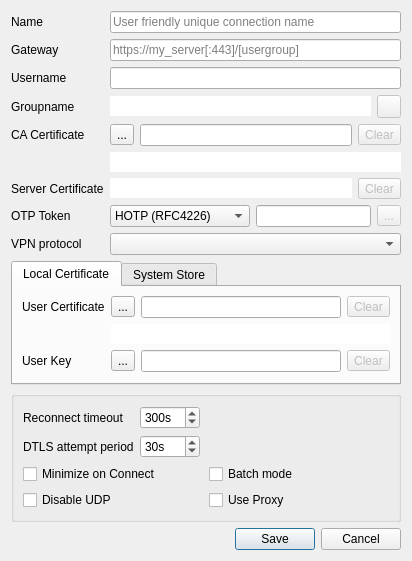
<?xml version="1.0" encoding="UTF-8"?>
<ui version="4.0">
 <class>EditDialog</class>
 <widget class="QDialog" name="EditDialog">
  <property name="geometry">
   <rect>
    <x>0</x>
    <y>0</y>
    <width>412</width>
    <height>549</height>
   </rect>
  </property>
  <property name="windowTitle">
   <string>Edit</string>
  </property>
  <layout class="QVBoxLayout" name="verticalLayout">
   <item>
    <layout class="QFormLayout" name="settingsProfileLayout">
     <property name="fieldGrowthPolicy">
      <enum>QFormLayout::ExpandingFieldsGrow</enum>
     </property>
     <item row="0" column="0">
      <widget class="QLabel" name="nameLabel">
       <property name="text">
        <string>Name</string>
       </property>
      </widget>
     </item>
     <item row="0" column="1">
      <widget class="QLineEdit" name="nameEdit">
       <property name="toolTip">
        <string>This is a friendly name to distinguish the connection</string>
       </property>
       <property name="placeholderText">
        <string>User friendly unique connection name</string>
       </property>
      </widget>
     </item>
     <item row="1" column="0">
      <widget class="QLabel" name="gatewayLabel">
       <property name="text">
        <string>Gateway</string>
       </property>
      </widget>
     </item>
     <item row="1" column="1">
      <widget class="QLineEdit" name="gatewayEdit">
       <property name="toolTip">
        <string>Specify the hostname to connect to; a port may be specified after the host separated with a colon ':'</string>
       </property>
       <property name="statusTip">
        <string/>
       </property>
       <property name="whatsThis">
        <string/>
       </property>
       <property name="placeholderText">
        <string>https://my_server[:443]/[usergroup]</string>
       </property>
      </widget>
     </item>
     <item row="2" column="0">
      <widget class="QLabel" name="usernameLabel">
       <property name="text">
        <string>Username</string>
       </property>
      </widget>
     </item>
     <item row="2" column="1">
      <widget class="QLineEdit" name="usernameEdit">
       <property name="toolTip">
        <string>Specify the username used in that gateway</string>
       </property>
      </widget>
     </item>
     <item row="3" column="0">
      <widget class="QLabel" name="groupnameLabel">
       <property name="text">
        <string>Groupname</string>
       </property>
      </widget>
     </item>
     <item row="3" column="1">
      <layout class="QHBoxLayout" name="groupnameLayout">
       <item>
        <widget class="QLineEdit" name="groupnameEdit">
         <property name="styleSheet">
          <string notr="true">background-color:&quot;transparent&quot;</string>
         </property>
         <property name="frame">
          <bool>false</bool>
         </property>
         <property name="readOnly">
          <bool>true</bool>
         </property>
        </widget>
       </item>
       <item>
        <widget class="QToolButton" name="groupnameClear">
         <property name="enabled">
          <bool>false</bool>
         </property>
         <property name="text">
          <string/>
         </property>
         <property name="icon">
          <iconset resource="../openconnect-gui.qrc">
           <normaloff>:/images/trashcan.png</normaloff>:/images/trashcan.png</iconset>
         </property>
        </widget>
       </item>
      </layout>
     </item>
     <item row="4" column="0">
      <widget class="QLabel" name="caCertificateLabel">
       <property name="text">
        <string>CA Certificate</string>
       </property>
      </widget>
     </item>
     <item row="4" column="1">
      <layout class="QHBoxLayout" name="caCertificatLayout">
       <item>
        <widget class="QToolButton" name="caCertButton">
         <property name="text">
          <string>...</string>
         </property>
        </widget>
       </item>
       <item>
        <widget class="QLineEdit" name="caCertEdit">
         <property name="toolTip">
          <string>Specify the CA certificate, if any; by default the system CAs will be used</string>
         </property>
         <property name="whatsThis">
          <string>&lt;html&gt;&lt;head/&gt;&lt;body&gt;&lt;p&gt;If not set, the system's trusted certificate storage will be used.&lt;/p&gt;&lt;/body&gt;&lt;/html&gt;</string>
         </property>
        </widget>
       </item>
       <item>
        <widget class="QToolButton" name="caCertClear">
         <property name="enabled">
          <bool>false</bool>
         </property>
         <property name="text">
          <string>Clear</string>
         </property>
         <property name="icon">
          <iconset resource="../openconnect-gui.qrc">
           <normaloff>:/images/trashcan.png</normaloff>:/images/trashcan.png</iconset>
         </property>
        </widget>
       </item>
      </layout>
     </item>
     <item row="5" column="1">
      <widget class="QLineEdit" name="caCertHash">
       <property name="styleSheet">
        <string notr="true">background-color:&quot;transparent&quot;</string>
       </property>
       <property name="frame">
        <bool>false</bool>
       </property>
       <property name="readOnly">
        <bool>true</bool>
       </property>
      </widget>
     </item>
     <item row="6" column="0">
      <widget class="QLabel" name="serverCertificateLabel">
       <property name="text">
        <string>Server Certificate</string>
       </property>
      </widget>
     </item>
     <item row="6" column="1">
      <layout class="QHBoxLayout" name="serverCertificateLayout">
       <item>
        <widget class="QLineEdit" name="serverCertHash">
         <property name="styleSheet">
          <string notr="true">background-color:&quot;transparent&quot;</string>
         </property>
         <property name="frame">
          <bool>false</bool>
         </property>
         <property name="readOnly">
          <bool>true</bool>
         </property>
        </widget>
       </item>
       <item>
        <widget class="QToolButton" name="serverCertClear">
         <property name="enabled">
          <bool>false</bool>
         </property>
         <property name="text">
          <string>Clear</string>
         </property>
         <property name="icon">
          <iconset resource="../openconnect-gui.qrc">
           <normaloff>:/images/trashcan.png</normaloff>:/images/trashcan.png</iconset>
         </property>
        </widget>
       </item>
      </layout>
     </item>
     <item row="8" column="0">
      <widget class="QLabel" name="otpTokenLabel">
       <property name="text">
        <string>OTP Token</string>
       </property>
      </widget>
     </item>
     <item row="8" column="1">
      <layout class="QHBoxLayout" name="otpTokenLayout">
       <item>
        <widget class="QComboBox" name="tokenBox">
         <property name="minimumSize">
          <size>
           <width>140</width>
           <height>0</height>
          </size>
         </property>
         <property name="currentIndex">
          <number>0</number>
         </property>
         <property name="maxVisibleItems">
          <number>3</number>
         </property>
         <item>
          <property name="text">
           <string notr="true">HOTP (RFC4226)</string>
          </property>
         </item>
         <item>
          <property name="text">
           <string notr="true">TOTP (RFC6238)</string>
          </property>
         </item>
         <item>
          <property name="text">
           <string>STOKEN (RSA)</string>
          </property>
         </item>
        </widget>
       </item>
       <item>
        <widget class="QLineEdit" name="tokenEdit">
         <property name="toolTip">
          <string>This is the token code; should be a hex value (starting with 0x), or a value starting with 'base32:'</string>
         </property>
        </widget>
       </item>
       <item>
        <widget class="QToolButton" name="tokenClear">
         <property name="enabled">
          <bool>false</bool>
         </property>
         <property name="text">
          <string>...</string>
         </property>
         <property name="icon">
          <iconset resource="../openconnect-gui.qrc">
           <normaloff>:/images/trashcan.png</normaloff>:/images/trashcan.png</iconset>
         </property>
        </widget>
       </item>
      </layout>
     </item>
     <item row="9" column="0">
      <widget class="QLabel" name="protocolLabel">
       <property name="text">
        <string>VPN protocol</string>
       </property>
       <property name="buddy">
        <cstring>protocolComboBox</cstring>
       </property>
      </widget>
     </item>
     <item row="9" column="1">
      <widget class="QComboBox" name="protocolComboBox">
       <property name="sizePolicy">
        <sizepolicy hsizetype="Expanding" vsizetype="Fixed">
         <horstretch>0</horstretch>
         <verstretch>0</verstretch>
        </sizepolicy>
       </property>
      </widget>
     </item>
    </layout>
   </item>
   <item>
    <widget class="QTabWidget" name="settingsTabWidget">
     <property name="currentIndex">
      <number>0</number>
     </property>
     <widget class="QWidget" name="localCertificateTab">
      <attribute name="title">
       <string>Local Certificate</string>
      </attribute>
      <layout class="QVBoxLayout" name="verticalLayout_2">
       <item>
        <layout class="QFormLayout" name="formLayout_2">
         <property name="fieldGrowthPolicy">
          <enum>QFormLayout::ExpandingFieldsGrow</enum>
         </property>
         <item row="1" column="0">
          <widget class="QLabel" name="userCertificateLabel">
           <property name="text">
            <string>User Certificate</string>
           </property>
          </widget>
         </item>
         <item row="1" column="1">
          <layout class="QHBoxLayout" name="userCertificateLayout">
           <item>
            <widget class="QToolButton" name="userCertButton">
             <property name="text">
              <string>...</string>
             </property>
            </widget>
           </item>
           <item>
            <widget class="QLineEdit" name="userCertEdit">
             <property name="toolTip">
              <string>Specify your certificate file, if any</string>
             </property>
            </widget>
           </item>
           <item>
            <widget class="QToolButton" name="userCertClear">
             <property name="enabled">
              <bool>false</bool>
             </property>
             <property name="text">
              <string>Clear</string>
             </property>
             <property name="icon">
              <iconset resource="../openconnect-gui.qrc">
               <normaloff>:/images/trashcan.png</normaloff>:/images/trashcan.png</iconset>
             </property>
            </widget>
           </item>
          </layout>
         </item>
         <item row="2" column="1">
          <widget class="QLineEdit" name="userCertHash">
           <property name="styleSheet">
            <string notr="true">background-color:&quot;transparent&quot;</string>
           </property>
           <property name="frame">
            <bool>false</bool>
           </property>
           <property name="readOnly">
            <bool>true</bool>
           </property>
          </widget>
         </item>
         <item row="3" column="0">
          <widget class="QLabel" name="userKeyLabel">
           <property name="enabled">
            <bool>true</bool>
           </property>
           <property name="text">
            <string>User Key</string>
           </property>
          </widget>
         </item>
         <item row="3" column="1">
          <layout class="QHBoxLayout" name="userKeyLayout">
           <item>
            <widget class="QToolButton" name="userKeyButton">
             <property name="enabled">
              <bool>true</bool>
             </property>
             <property name="text">
              <string>...</string>
             </property>
            </widget>
           </item>
           <item>
            <widget class="QLineEdit" name="userKeyEdit">
             <property name="enabled">
              <bool>true</bool>
             </property>
             <property name="toolTip">
              <string>Specify your key file if any; in case of a PKCS #12 file, you only need to set the certificate</string>
             </property>
            </widget>
           </item>
           <item>
            <widget class="QToolButton" name="userKeyClear">
             <property name="enabled">
              <bool>false</bool>
             </property>
             <property name="text">
              <string>Clear</string>
             </property>
             <property name="icon">
              <iconset resource="../openconnect-gui.qrc">
               <normaloff>:/images/trashcan.png</normaloff>:/images/trashcan.png</iconset>
             </property>
            </widget>
           </item>
          </layout>
         </item>
        </layout>
       </item>
      </layout>
     </widget>
     <widget class="QWidget" name="systemStoreTab">
      <attribute name="title">
       <string>System Store</string>
      </attribute>
      <widget class="QListWidget" name="loadWinCertList">
       <property name="geometry">
        <rect>
         <x>9</x>
         <y>9</y>
         <width>316</width>
         <height>72</height>
        </rect>
       </property>
      </widget>
      <widget class="QWidget" name="layoutWidget">
       <property name="geometry">
        <rect>
         <x>331</x>
         <y>35</y>
         <width>57</width>
         <height>48</height>
        </rect>
       </property>
       <layout class="QVBoxLayout" name="verticalLayout">
        <item>
         <widget class="QToolButton" name="loadWinCert">
          <property name="enabled">
           <bool>false</bool>
          </property>
          <property name="toolTip">
           <string extracomment="Select that certificate"/>
          </property>
          <property name="text">
           <string>Select</string>
          </property>
         </widget>
        </item>
        <item>
         <widget class="QToolButton" name="resetWinCertSelection">
          <property name="text">
           <string>Reset</string>
          </property>
         </widget>
        </item>
       </layout>
      </widget>
     </widget>
    </widget>
   </item>
   <item>
    <widget class="QGroupBox" name="settingsGroupBox">
     <layout class="QVBoxLayout" name="verticalLayout_3">
      <property name="sizeConstraint">
       <enum>QLayout::SetNoConstraint</enum>
      </property>
      <item>
       <layout class="QFormLayout" name="formLayout_3">
        <property name="fieldGrowthPolicy">
         <enum>QFormLayout::ExpandingFieldsGrow</enum>
        </property>
        <item row="0" column="0">
         <widget class="QLabel" name="reconnectTimeoutLabel">
          <property name="text">
           <string>Reconnect timeout</string>
          </property>
         </widget>
        </item>
        <item row="0" column="1">
         <widget class="QSpinBox" name="reconnectTimeoutSpinBox">
          <property name="toolTip">
           <string>Keep reconnect attempts until so much seconds are elapsed.
The default timeout is 300 seconds, which means that openconnect can recover VPN connection after a temporary network down time of 300 seconds.</string>
          </property>
          <property name="suffix">
           <string>s</string>
          </property>
          <property name="minimum">
           <number>1</number>
          </property>
          <property name="maximum">
           <number>1000</number>
          </property>
          <property name="value">
           <number>300</number>
          </property>
         </widget>
        </item>
        <item row="1" column="0">
         <widget class="QLabel" name="dtlsAttemptPeriodLabel">
          <property name="text">
           <string>DTLS attempt period</string>
          </property>
         </widget>
        </item>
        <item row="1" column="1">
         <widget class="QSpinBox" name="dtlsAttemptPeriodSpinBox">
          <property name="suffix">
           <string>s</string>
          </property>
          <property name="maximum">
           <number>1000</number>
          </property>
          <property name="value">
           <number>30</number>
          </property>
         </widget>
        </item>
       </layout>
      </item>
      <item>
       <layout class="QGridLayout" name="gridLayout">
        <item row="0" column="0">
         <widget class="QCheckBox" name="minimizeBox">
          <property name="toolTip">
           <string>Enable this to automatically minimize after connection</string>
          </property>
          <property name="text">
           <string>Minimize on Connect</string>
          </property>
         </widget>
        </item>
        <item row="0" column="1">
         <widget class="QCheckBox" name="batchModeBox">
          <property name="toolTip">
           <string>Enable this to remember passwords for this server</string>
          </property>
          <property name="text">
           <string>Batch mode</string>
          </property>
         </widget>
        </item>
        <item row="1" column="0">
         <widget class="QCheckBox" name="disableUdpBox">
          <property name="text">
           <string>Disable UDP</string>
          </property>
         </widget>
        </item>
        <item row="1" column="1">
         <widget class="QCheckBox" name="useProxyBox">
          <property name="toolTip">
           <string>Enable this to use the system's default proxy settings for this server</string>
          </property>
          <property name="text">
           <string>Use Proxy</string>
          </property>
         </widget>
        </item>
       </layout>
      </item>
     </layout>
    </widget>
   </item>
   <item>
    <widget class="QDialogButtonBox" name="buttonBox">
     <property name="orientation">
      <enum>Qt::Horizontal</enum>
     </property>
     <property name="standardButtons">
      <set>QDialogButtonBox::Cancel|QDialogButtonBox::Save</set>
     </property>
    </widget>
   </item>
  </layout>
 </widget>
 <tabstops>
  <tabstop>nameEdit</tabstop>
  <tabstop>gatewayEdit</tabstop>
  <tabstop>usernameEdit</tabstop>
  <tabstop>groupnameClear</tabstop>
  <tabstop>caCertButton</tabstop>
  <tabstop>caCertEdit</tabstop>
  <tabstop>caCertClear</tabstop>
  <tabstop>serverCertClear</tabstop>
  <tabstop>tokenBox</tabstop>
  <tabstop>tokenEdit</tabstop>
  <tabstop>tokenClear</tabstop>
  <tabstop>settingsTabWidget</tabstop>
  <tabstop>userCertButton</tabstop>
  <tabstop>userCertEdit</tabstop>
  <tabstop>userCertClear</tabstop>
  <tabstop>userKeyButton</tabstop>
  <tabstop>userKeyEdit</tabstop>
  <tabstop>userKeyClear</tabstop>
  <tabstop>minimizeBox</tabstop>
  <tabstop>batchModeBox</tabstop>
  <tabstop>disableUdpBox</tabstop>
  <tabstop>useProxyBox</tabstop>
  <tabstop>loadWinCertList</tabstop>
  <tabstop>loadWinCert</tabstop>
 </tabstops>
 <resources>
  <include location="../openconnect-gui.qrc"/>
 </resources>
 <connections/>
</ui>
